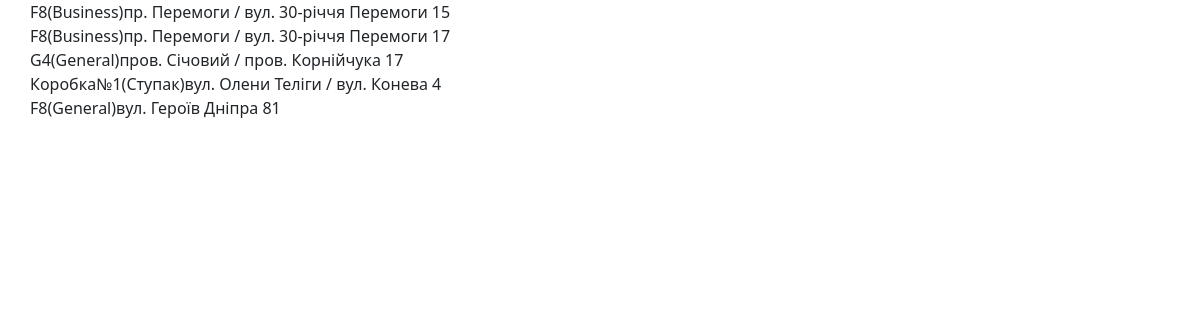
The app's page /, older data.
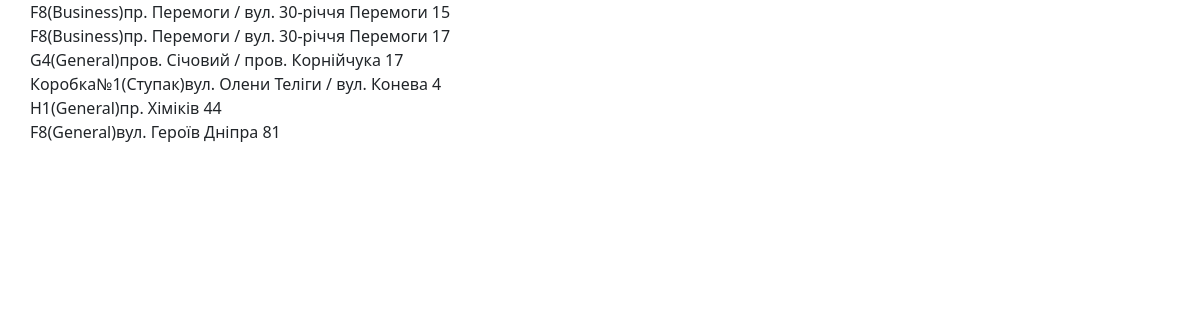
The same page, newer data.
### search_keys/models.py (models this page shows)
class Building(BaseModel):
    number = models.CharField(
        verbose_name="Building number",
        max_length=15,
    )
    street = models.ForeignKey(
        Street,
        verbose_name="Street",
        on_delete=models.CASCADE,
        related_name="buildings",
    )
    cell = models.ForeignKey(
        Cell,
        verbose_name="Cell",
        on_delete=models.CASCADE,
    )
    def __str__(self):
        return f"{self.street} {self.number}"
    class Meta:
        ordering = ("number",)
        verbose_name = "Building number"
        verbose_name_plural = "Building numbers"

class Cell(BaseModel):
    title = models.CharField(max_length=15)
    box = models.ForeignKey(Box, on_delete=models.CASCADE, related_name="cells")
    def __str__(self):
        return f"{self.title}({self.box})"
    class Meta:
        ordering = ("title",)
        verbose_name = "Cell"
        verbose_name_plural = "Cells"

class Box(BaseModel):
    title = models.CharField(verbose_name="Title", max_length=50)
    def __str__(self):
        return self.title
    class Meta:
        ordering = ("title",)
        verbose_name = "Box for keys"
        verbose_name_plural = "Boxes for keys"

class Street(BaseModel):
    name = models.CharField(verbose_name="Name", max_length=100)
    prefix = models.CharField(
        verbose_name="Prefix",
        max_length=6,
        default=PrefixStreetChoices.ST,
        choices=PrefixStreetChoices.choices,
    )
    old_name = models.CharField(
        verbose_name="Old name",
        max_length=100,
        blank=True,
    )
    old_prefix = models.CharField(
        verbose_name="Old prefix",
        max_length=6,
        choices=PrefixStreetChoices.choices,
        blank=True,
    )
    def __str__(self):
        current_name = f"{self.prefix} {self.name}"
        if self.old_name:
            old_name = f"{self.old_prefix} {self.old_name}"
            return f"{current_name} / {old_name}"
        return current_name
    class Meta:
        ordering = ("name",)
        verbose_name = "Street"
        verbose_name_plural = "Streets"

### search_keys/views.py (the view)
# urls.py: path("", views.BuildingsListView.as_view(), name="index"),
class BuildingsListView(generic.ListView):
    model = Building
    template_name = "search_key/building_list.html"

### templates/search_key/building_list.html (shortened to what this page needs)
{% extends "base.html" %}
{% block content %}
    {% for build in building_list %}
        {{ build.cell }}{{ build }}<br>
    {% endfor %}
{% endblock %}

### templates/base.html (shortened to what this page needs)
<!doctype html>
{% load static %}
{% load bootstrap5 %}
{% bootstrap_css %}
<html lang="uk">
<head>
</head>
<body>
{% block bootstrap5_content %}
  <div class="container">
    <div class="row align-items-center">
      {% block content %}{% endblock %}
    </div>
  </div>
{% endblock %}
</body>
</html>

Row changes from the older to the newer data that the page shows:
added Building: cell "H1(General)", street+number "пр. Хіміків 44"
